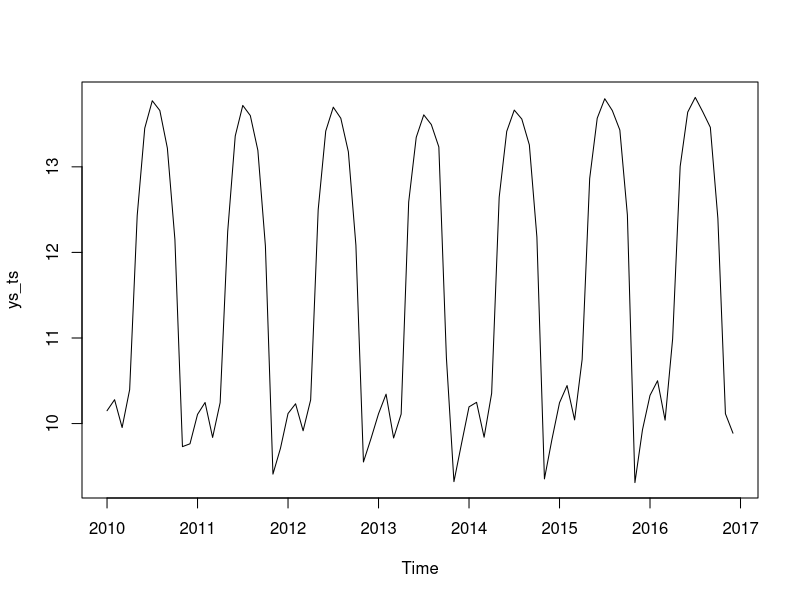

Generate this figure with R:
# Final Exam
# Forecasting National Parks Visits

visits = read.csv("park_visits.csv")
str(visits)

visits2016jul = subset(visits, Year == 2016 & Month == 7)

# Which park type has the most number of parks?
sort(table(visits2016jul$ParkType))

# Which specific park has the most number of visitors?
which.max(visits2016jul$logVisits)
visits2016jul$ParkName[138]

# Which region has the highest average log visits in July 2016?
tapply(visits2016jul$logVisits, visits2016jul$Region, mean)

# What is the correlation between entrance fee (the variable cost) and the log visits in July 2016?
cor(visits2016jul$cost, visits2016jul$logVisits)

# Time Series Plot of Visits
ys = subset(visits, ParkName == "Yellowstone NP")

ys_ts=ts(ys$logVisits,start=c(2010,1),freq=12)

plot(ys_ts)

# Missing Values
colSums(is.na(visits))

# To deal with the missing values, we will simply remove the observations with the missing values first 
visits = visits[rowSums(is.na(visits)) == 0, ]
nrow(visits)

# Predicting Visits
visits$Month = as.factor(visits$Month)

train = subset(visits, Year <= 2014)
test = subset(visits, Year > 2014)

mod = lm(logVisits ~ laglogVisits, data=train)
summary(mod)

# Out of Sample R^2 of testing set
pred = predict(mod, newdata=test)
SSE = sum((pred - test$logVisits)^2)
SST = sum((mean(train$logVisits) - test$logVisits)^2)

R2 = 1 - SSE/SST
R2



